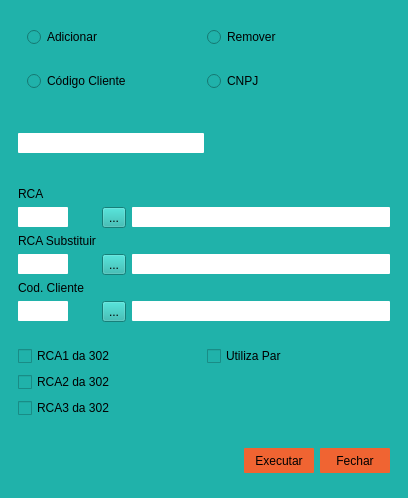
<?xml version="1.0" encoding="UTF-8"?>
<ui version="4.0">
 <class>tela</class>
 <widget class="QWidget" name="tela">
  <property name="geometry">
   <rect>
    <x>0</x>
    <y>0</y>
    <width>408</width>
    <height>498</height>
   </rect>
  </property>
  <property name="windowTitle">
   <string>Form</string>
  </property>
  <layout class="QGridLayout" name="gridLayout">
   <property name="leftMargin">
    <number>0</number>
   </property>
   <property name="topMargin">
    <number>0</number>
   </property>
   <property name="rightMargin">
    <number>0</number>
   </property>
   <property name="bottomMargin">
    <number>0</number>
   </property>
   <item row="0" column="0">
    <widget class="QWidget" name="wid_main" native="true">
     <property name="styleSheet">
      <string notr="true">QWidget{
	background-color: rgb(32, 178, 170);
}

QLineEdit{
	background-color: rgb(255, 255, 255);
	border-radius: 1px;
}

QLineEdit::hover{
	background-color: rgb(245, 245, 245);
	border-radius: 3px;
}

QPushButton{
	background-color: rgb(240, 100, 50);
	border-radius: 1px;
}

QPushButton::hover{
	background-color: rgb(255, 120, 70);
	border-radius: 3px;
}</string>
     </property>
     <layout class="QVBoxLayout" name="verticalLayout">
      <item>
       <widget class="QWidget" name="wid_cima" native="true">
        <property name="maximumSize">
         <size>
          <width>16777215</width>
          <height>100</height>
         </size>
        </property>
        <layout class="QVBoxLayout" name="verticalLayout_2">
         <item>
          <widget class="QWidget" name="wid_c_cima" native="true">
           <layout class="QHBoxLayout" name="horizontalLayout">
            <item>
             <widget class="QRadioButton" name="add_rbtt">
              <property name="text">
               <string>Adicionar</string>
              </property>
             </widget>
            </item>
            <item>
             <widget class="QRadioButton" name="remover_rbtt">
              <property name="text">
               <string>Remover</string>
              </property>
             </widget>
            </item>
           </layout>
          </widget>
         </item>
         <item>
          <widget class="QWidget" name="wid_c_baixo" native="true">
           <layout class="QHBoxLayout" name="horizontalLayout_2">
            <item>
             <widget class="QRadioButton" name="cod_rbtt">
              <property name="text">
               <string>Código Cliente</string>
              </property>
             </widget>
            </item>
            <item>
             <widget class="QRadioButton" name="cnpj_rbtt">
              <property name="text">
               <string>CNPJ</string>
              </property>
             </widget>
            </item>
           </layout>
          </widget>
         </item>
        </layout>
       </widget>
      </item>
      <item>
       <widget class="QWidget" name="wid_cnpj" native="true">
        <layout class="QGridLayout" name="gridLayout_4">
         <item row="0" column="0">
          <widget class="QLineEdit" name="cnpj_ln">
           <property name="minimumSize">
            <size>
             <width>0</width>
             <height>20</height>
            </size>
           </property>
          </widget>
         </item>
         <item row="0" column="1">
          <spacer name="esp_cnpj">
           <property name="orientation">
            <enum>Qt::Horizontal</enum>
           </property>
           <property name="sizeHint" stdset="0">
            <size>
             <width>40</width>
             <height>20</height>
            </size>
           </property>
          </spacer>
         </item>
        </layout>
       </widget>
      </item>
      <item>
       <widget class="QWidget" name="wid_meio" native="true">
        <layout class="QGridLayout" name="gridLayout_2">
         <item row="6" column="2">
          <widget class="QLineEdit" name="cliente_nome_ln">
           <property name="minimumSize">
            <size>
             <width>0</width>
             <height>20</height>
            </size>
           </property>
          </widget>
         </item>
         <item row="2" column="2">
          <widget class="QLineEdit" name="rca_nome_ln">
           <property name="minimumSize">
            <size>
             <width>0</width>
             <height>20</height>
            </size>
           </property>
          </widget>
         </item>
         <item row="5" column="0">
          <widget class="QLabel" name="cliente_lb">
           <property name="text">
            <string>Cod. Cliente</string>
           </property>
          </widget>
         </item>
         <item row="2" column="0">
          <widget class="QLineEdit" name="rca_cod_ln">
           <property name="minimumSize">
            <size>
             <width>0</width>
             <height>20</height>
            </size>
           </property>
           <property name="maximumSize">
            <size>
             <width>50</width>
             <height>16777215</height>
            </size>
           </property>
          </widget>
         </item>
         <item row="1" column="0">
          <widget class="QLabel" name="rca_lb">
           <property name="text">
            <string>RCA</string>
           </property>
          </widget>
         </item>
         <item row="2" column="1">
          <widget class="QToolButton" name="rca_tbtt">
           <property name="text">
            <string>...</string>
           </property>
          </widget>
         </item>
         <item row="6" column="0">
          <widget class="QLineEdit" name="cliente_cod_ln">
           <property name="minimumSize">
            <size>
             <width>0</width>
             <height>20</height>
            </size>
           </property>
           <property name="maximumSize">
            <size>
             <width>50</width>
             <height>16777215</height>
            </size>
           </property>
          </widget>
         </item>
         <item row="4" column="1">
          <widget class="QToolButton" name="rcasub_tbtt">
           <property name="text">
            <string>...</string>
           </property>
          </widget>
         </item>
         <item row="6" column="1">
          <widget class="QToolButton" name="cliente_tbtt">
           <property name="text">
            <string>...</string>
           </property>
          </widget>
         </item>
         <item row="3" column="0">
          <widget class="QLabel" name="rcasub_lb">
           <property name="text">
            <string>RCA Substituir</string>
           </property>
          </widget>
         </item>
         <item row="4" column="0">
          <widget class="QLineEdit" name="rcasub_cod_ln">
           <property name="minimumSize">
            <size>
             <width>0</width>
             <height>20</height>
            </size>
           </property>
           <property name="maximumSize">
            <size>
             <width>50</width>
             <height>16777215</height>
            </size>
           </property>
          </widget>
         </item>
         <item row="4" column="2">
          <widget class="QLineEdit" name="rcasub_nome_ln">
           <property name="minimumSize">
            <size>
             <width>0</width>
             <height>20</height>
            </size>
           </property>
          </widget>
         </item>
        </layout>
       </widget>
      </item>
      <item>
       <widget class="QWidget" name="wid_baixo" native="true">
        <layout class="QGridLayout" name="gridLayout_3">
         <item row="2" column="0">
          <widget class="QCheckBox" name="checkBorca3_ckboxx_3">
           <property name="text">
            <string>RCA3 da 302</string>
           </property>
          </widget>
         </item>
         <item row="1" column="0">
          <widget class="QCheckBox" name="rca2_ckbox">
           <property name="text">
            <string>RCA2 da 302</string>
           </property>
          </widget>
         </item>
         <item row="0" column="0">
          <widget class="QCheckBox" name="rca1_ckbox">
           <property name="text">
            <string>RCA1 da 302</string>
           </property>
          </widget>
         </item>
         <item row="0" column="1">
          <widget class="QCheckBox" name="usapar_ckbox">
           <property name="text">
            <string>Utiliza Par</string>
           </property>
          </widget>
         </item>
        </layout>
       </widget>
      </item>
      <item>
       <widget class="QWidget" name="wid_botoes" native="true">
        <layout class="QHBoxLayout" name="horizontalLayout_3">
         <item>
          <spacer name="esp_botoes">
           <property name="orientation">
            <enum>Qt::Horizontal</enum>
           </property>
           <property name="sizeHint" stdset="0">
            <size>
             <width>40</width>
             <height>20</height>
            </size>
           </property>
          </spacer>
         </item>
         <item>
          <widget class="QPushButton" name="executar_btt">
           <property name="minimumSize">
            <size>
             <width>70</width>
             <height>25</height>
            </size>
           </property>
           <property name="maximumSize">
            <size>
             <width>50</width>
             <height>16777215</height>
            </size>
           </property>
           <property name="text">
            <string>Executar</string>
           </property>
          </widget>
         </item>
         <item>
          <widget class="QPushButton" name="fechar_btt">
           <property name="minimumSize">
            <size>
             <width>70</width>
             <height>25</height>
            </size>
           </property>
           <property name="text">
            <string>Fechar</string>
           </property>
          </widget>
         </item>
        </layout>
       </widget>
      </item>
     </layout>
    </widget>
   </item>
  </layout>
 </widget>
 <resources/>
 <connections/>
</ui>
